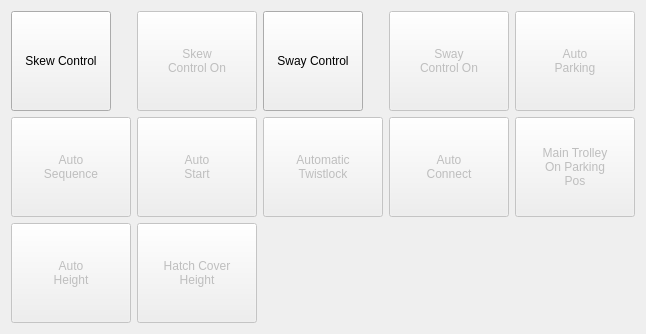
      <widget class="QWidget" name="assistFunctionsPage">
       <layout class="QGridLayout" name="gridLayout_6">
        <item row="0" column="2">
         <widget class="QPushButton" name="swayControlButton">
          <property name="minimumSize">
           <size>
            <width>100</width>
            <height>100</height>
           </size>
          </property>
          <property name="maximumSize">
           <size>
            <width>100</width>
            <height>100</height>
           </size>
          </property>
          <property name="text">
           <string>Sway Control</string>
          </property>
          <property name="checkable">
           <bool>true</bool>
          </property>
         </widget>
        </item>
        <item row="0" column="1">
         <widget class="QToolButton" name="skewControlIndication">
          <property name="enabled">
           <bool>false</bool>
          </property>
          <property name="minimumSize">
           <size>
            <width>120</width>
            <height>100</height>
           </size>
          </property>
          <property name="text">
           <string>Skew
Control On</string>
          </property>
          <property name="icon">
           <iconset>
            <normaloff>UI/resources/greenlight.png</normaloff>UI/resources/greenlight.png</iconset>
          </property>
          <property name="iconSize">
           <size>
            <width>80</width>
            <height>80</height>
           </size>
          </property>
          <property name="checkable">
           <bool>true</bool>
          </property>
          <property name="toolButtonStyle">
           <enum>Qt::ToolButtonTextUnderIcon</enum>
          </property>
         </widget>
        </item>
        <item row="0" column="0">
         <widget class="QPushButton" name="skewControlButton">
          <property name="minimumSize">
           <size>
            <width>100</width>
            <height>100</height>
           </size>
          </property>
          <property name="maximumSize">
           <size>
            <width>100</width>
            <height>100</height>
           </size>
          </property>
          <property name="text">
           <string>Skew Control</string>
          </property>
          <property name="checkable">
           <bool>true</bool>
          </property>
         </widget>
        </item>
        <item row="0" column="3">
         <widget class="QToolButton" name="swayControlIndication">
          <property name="enabled">
           <bool>false</bool>
          </property>
          <property name="minimumSize">
           <size>
            <width>120</width>
            <height>100</height>
           </size>
          </property>
          <property name="text">
           <string>Sway
Control On</string>
          </property>
          <property name="icon">
           <iconset>
            <normaloff>UI/resources/greenlight.png</normaloff>UI/resources/greenlight.png</iconset>
          </property>
          <property name="iconSize">
           <size>
            <width>80</width>
            <height>80</height>
           </size>
          </property>
          <property name="checkable">
           <bool>true</bool>
          </property>
          <property name="toolButtonStyle">
           <enum>Qt::ToolButtonTextUnderIcon</enum>
          </property>
         </widget>
        </item>
        <item row="1" column="0">
         <widget class="QToolButton" name="autoSequenceIndication">
          <property name="enabled">
           <bool>false</bool>
          </property>
          <property name="minimumSize">
           <size>
            <width>120</width>
            <height>100</height>
           </size>
          </property>
          <property name="text">
           <string>Auto
Sequence</string>
          </property>
          <property name="icon">
           <iconset>
            <normaloff>UI/resources/greenlight.png</normaloff>UI/resources/greenlight.png</iconset>
          </property>
          <property name="iconSize">
           <size>
            <width>80</width>
            <height>80</height>
           </size>
          </property>
          <property name="checkable">
           <bool>true</bool>
          </property>
          <property name="toolButtonStyle">
           <enum>Qt::ToolButtonTextUnderIcon</enum>
          </property>
         </widget>
        </item>
        <item row="0" column="4">
         <widget class="QToolButton" name="autoParkingIndication">
          <property name="enabled">
           <bool>false</bool>
          </property>
          <property name="minimumSize">
           <size>
            <width>120</width>
            <height>100</height>
           </size>
          </property>
          <property name="text">
           <string>Auto
Parking</string>
          </property>
          <property name="icon">
           <iconset>
            <normaloff>UI/resources/greenlight.png</normaloff>UI/resources/greenlight.png</iconset>
          </property>
          <property name="iconSize">
           <size>
            <width>80</width>
            <height>80</height>
           </size>
          </property>
          <property name="checkable">
           <bool>true</bool>
          </property>
          <property name="toolButtonStyle">
           <enum>Qt::ToolButtonTextUnderIcon</enum>
          </property>
         </widget>
        </item>
        <item row="1" column="1">
         <widget class="QToolButton" name="autoStartIndication">
          <property name="enabled">
           <bool>false</bool>
          </property>
          <property name="minimumSize">
           <size>
            <width>120</width>
            <height>100</height>
           </size>
          </property>
          <property name="text">
           <string>Auto
Start</string>
          </property>
          <property name="icon">
           <iconset>
            <normaloff>UI/resources/greenlight.png</normaloff>UI/resources/greenlight.png</iconset>
          </property>
          <property name="iconSize">
           <size>
            <width>80</width>
            <height>80</height>
           </size>
          </property>
          <property name="checkable">
           <bool>true</bool>
          </property>
          <property name="toolButtonStyle">
           <enum>Qt::ToolButtonTextUnderIcon</enum>
          </property>
         </widget>
        </item>
        <item row="1" column="2">
         <widget class="QToolButton" name="autoTwistLockIndication">
          <property name="enabled">
           <bool>false</bool>
          </property>
          <property name="minimumSize">
           <size>
            <width>120</width>
            <height>100</height>
           </size>
          </property>
          <property name="text">
           <string>Automatic
Twistlock</string>
          </property>
          <property name="icon">
           <iconset>
            <normaloff>UI/resources/greenlight.png</normaloff>UI/resources/greenlight.png</iconset>
          </property>
          <property name="iconSize">
           <size>
            <width>80</width>
            <height>80</height>
           </size>
          </property>
          <property name="checkable">
           <bool>true</bool>
          </property>
          <property name="toolButtonStyle">
           <enum>Qt::ToolButtonTextUnderIcon</enum>
          </property>
         </widget>
        </item>
        <item row="1" column="3">
         <widget class="QToolButton" name="autoConnectIndication">
          <property name="enabled">
           <bool>false</bool>
          </property>
          <property name="minimumSize">
           <size>
            <width>120</width>
            <height>100</height>
           </size>
          </property>
          <property name="text">
           <string>Auto
Connect</string>
          </property>
          <property name="icon">
           <iconset>
            <normaloff>UI/resources/greenlight.png</normaloff>UI/resources/greenlight.png</iconset>
          </property>
          <property name="iconSize">
           <size>
            <width>80</width>
            <height>80</height>
           </size>
          </property>
          <property name="checkable">
           <bool>true</bool>
          </property>
          <property name="toolButtonStyle">
           <enum>Qt::ToolButtonTextUnderIcon</enum>
          </property>
         </widget>
        </item>
        <item row="1" column="4">
         <widget class="QToolButton" name="mainTrolleyParkingIndication">
          <property name="enabled">
           <bool>false</bool>
          </property>
          <property name="minimumSize">
           <size>
            <width>120</width>
            <height>100</height>
           </size>
          </property>
          <property name="text">
           <string>Main Trolley
On Parking
Pos</string>
          </property>
          <property name="icon">
           <iconset>
            <normaloff>UI/resources/greenlight.png</normaloff>UI/resources/greenlight.png</iconset>
          </property>
          <property name="iconSize">
           <size>
            <width>80</width>
            <height>80</height>
           </size>
          </property>
          <property name="checkable">
           <bool>true</bool>
          </property>
          <property name="toolButtonStyle">
           <enum>Qt::ToolButtonTextUnderIcon</enum>
          </property>
         </widget>
        </item>
        <item row="3" column="0">
         <widget class="QToolButton" name="autoHeightIndication">
          <property name="enabled">
           <bool>false</bool>
          </property>
          <property name="minimumSize">
           <size>
            <width>120</width>
            <height>100</height>
           </size>
          </property>
          <property name="text">
           <string>Auto
Height</string>
          </property>
          <property name="icon">
           <iconset>
            <normaloff>UI/resources/greenlight.png</normaloff>UI/resources/greenlight.png</iconset>
          </property>
          <property name="iconSize">
           <size>
            <width>80</width>
            <height>80</height>
           </size>
          </property>
          <property name="checkable">
           <bool>true</bool>
          </property>
          <property name="toolButtonStyle">
           <enum>Qt::ToolButtonTextUnderIcon</enum>
          </property>
         </widget>
        </item>
        <item row="3" column="1">
         <widget class="QToolButton" name="hatchCoverHeightIndication">
          <property name="enabled">
           <bool>false</bool>
          </property>
          <property name="minimumSize">
           <size>
            <width>120</width>
            <height>100</height>
           </size>
          </property>
          <property name="text">
           <string>Hatch Cover
Height</string>
          </property>
          <property name="icon">
           <iconset>
            <normaloff>UI/resources/greenlight.png</normaloff>UI/resources/greenlight.png</iconset>
          </property>
          <property name="iconSize">
           <size>
            <width>80</width>
            <height>80</height>
           </size>
          </property>
          <property name="checkable">
           <bool>true</bool>
          </property>
          <property name="toolButtonStyle">
           <enum>Qt::ToolButtonTextUnderIcon</enum>
          </property>
         </widget>
        </item>
       </layout>
      </widget>
